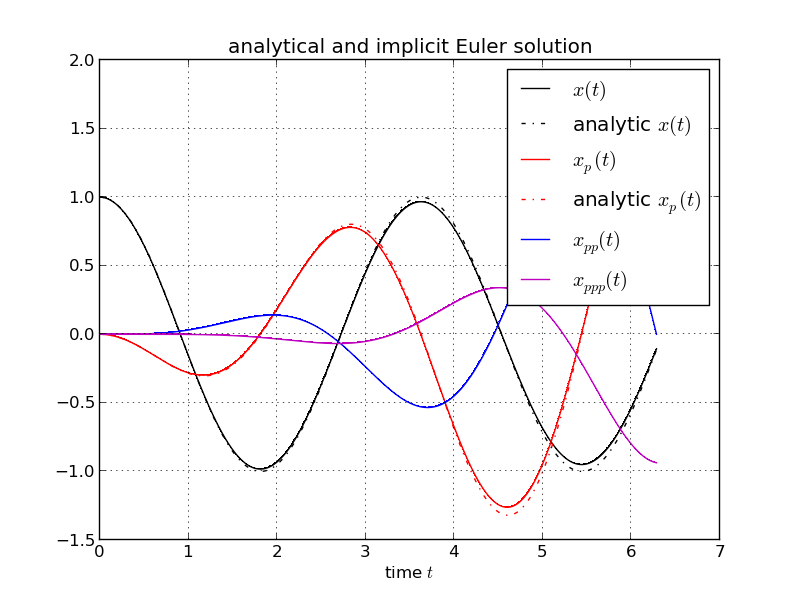

Source code (Python):
import numpy; from numpy import sin,cos; from algopy import UTPM, zeros
D,P = 4,1
x = UTPM(numpy.zeros((D,P,2)))
x.data[0,:,0] = 1
p = UTPM(numpy.zeros((D,P)))
p.data[0,:] = 3; p.data[1,:] = 1

def f(t, x, p):
    retval = x.copy()
    retval[0] = x[1]
    retval[1] = -p* x[0]
    return retval
    
def implicit_euler(f_fcn, x0, ts, p):
    """ implicit euler with fixed stepsizes, using Newton's method to solve
    the occuring implicit system of nonlinear equations
    """
    
    def F_fcn(x_new, x, t_new, t, p):
        """ implicit function to solve:  0 = F(x_new, x, t_new, t_old)"""
        return (t_new - t) * f_fcn(t_new, x_new, p) - x_new + x
        
    def J_fcn(x_new, x, t_new, t, p):
        """ computes the Jacobian of F_fcn
        all inputs are double arrays
        """
        y = UTPM(numpy.zeros((D,N,N)))
        y.data[0,:]   = x_new
        y.data[1,:,:] = numpy.eye(N)
        F = F_fcn(y, x, t_new, t, p)
        return F.data[1,:,:].T
        
        
    x = x0.copy()
    D,P,N = x.data.shape
    x_new = x.copy()

    x_list = [x.data.copy() ]
    for nts in range(ts.size-1):
        h = ts[nts+1] - ts[nts]
        x_new.data[0,...] = x.data[0,...]
        x_new.data[1:,...] = 0

        # compute the Jacobian at x
        J = J_fcn(x_new.data[0,0], x.data[0,0], ts[nts+1], ts[nts], p.data[0,0])

        # d=0: apply Newton's method to solve 0 = F_fcn(x_new, x, t_new, t)
        step = numpy.inf
        while step > 10**-10:
            delta_x = numpy.linalg.solve(J, F_fcn(x_new.data[0,0], x.data[0,0], ts[nts+1], ts[nts], p.data[0,0]))
            x_new.data[0,0] -= delta_x
            step = numpy.linalg.norm(delta_x)
        
        # d>0: compute higher order coefficients
        J = J_fcn(x_new.data[0,0], x.data[0,0], ts[nts+1], ts[nts], p.data[0,0])
        for d in range(1,D):
            F = F_fcn(x_new, x, ts[nts+1], ts[nts], p)
            x_new.data[d,0] = -numpy.linalg.solve(J, F.data[d,0])
        
        x.data[...] = x_new.data[...]
        x_list.append(x.data.copy())
        
    return numpy.array(x_list)
    

# compute AD solution
ts = numpy.linspace(0,2*numpy.pi,1000)
xs = implicit_euler(f, x, ts, p)

# print xs
# analytical solution
def x_analytical(t,p):
    return numpy.cos(numpy.sqrt(p)*t)
    
def x_p_analytical(t,p):
    return -0.5*numpy.sin(numpy.sqrt(p)*t)*p**(-0.5)*t

print xs.shape
import matplotlib.pyplot as pyplot
pyplot.plot(ts, xs[:,0,0,0], ',k-', label = r'$x(t)$')
pyplot.plot(ts, x_analytical(ts,p.data[0,0]), 'k-.', label = r'analytic $x(t)$')
pyplot.plot(ts, xs[:,1,0,0], ',r-', label = r'$x_p(t)$')
pyplot.plot(ts, x_p_analytical(ts,p.data[0,0]), 'r-.', label = r'analytic $x_p(t)$')
pyplot.plot(ts, xs[:,2,0,0], ',b-', label = r'$x_{pp}(t)$')
pyplot.plot(ts, xs[:,3,0,0], ',m-', label = r'$x_{ppp}(t)$')

pyplot.title('analytical and implicit Euler solution')
pyplot.xlabel('time $t$')
pyplot.legend(loc='best')
pyplot.grid()
pyplot.savefig('implicit_euler.png')
pyplot.show()
     
